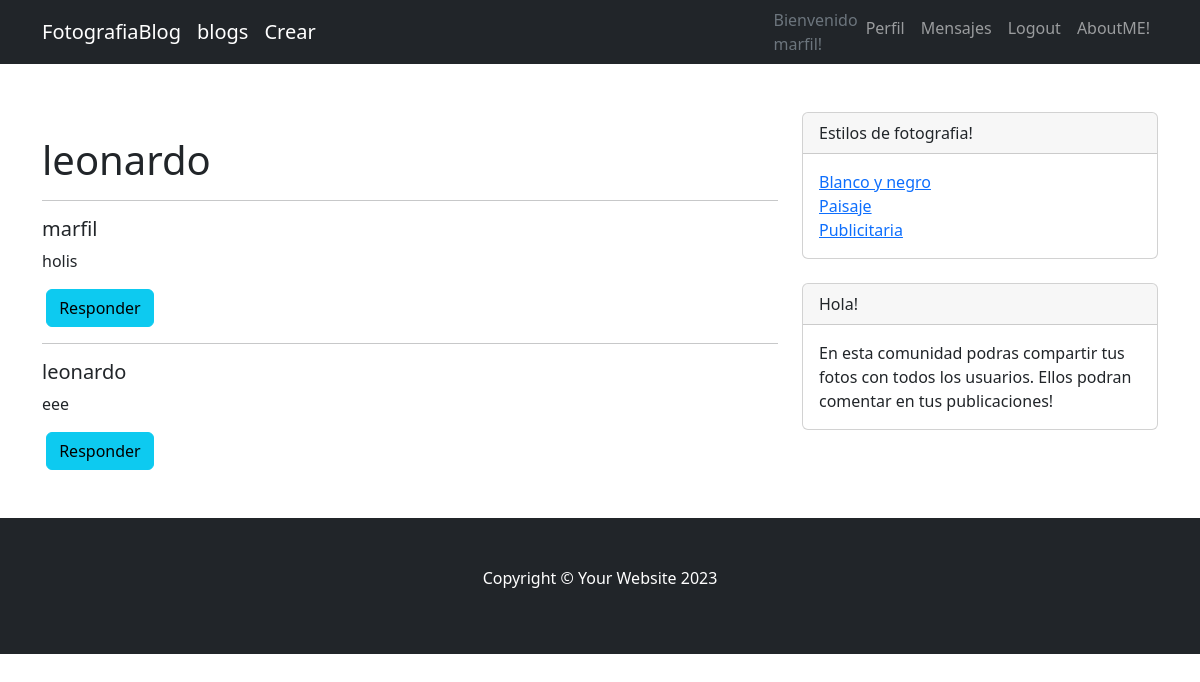
Page /AppWeb/mensajeUserDetail/1/ (signed in) on the earlier database version.
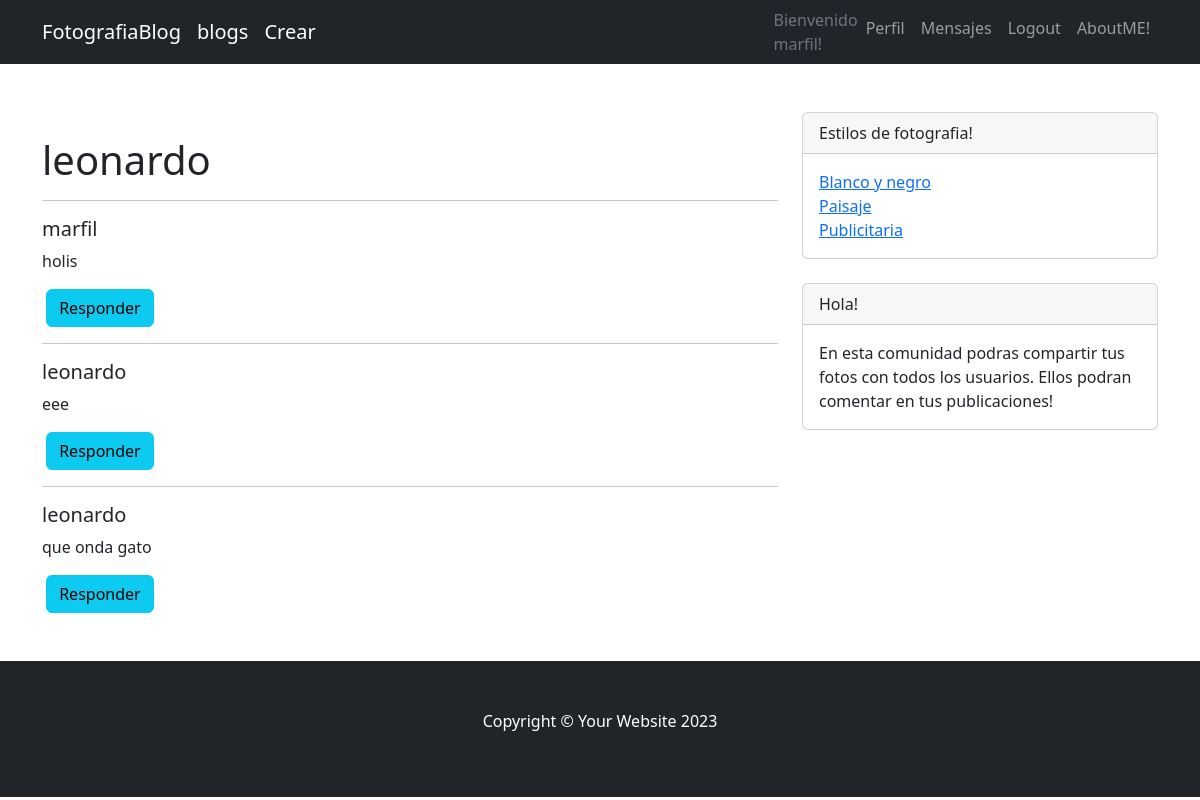
Same page on the later database version.
### AppWeb/models.py (models this page shows, shortened)
class MensajeUser(models.Model):
    user_transmitter=models.ForeignKey(User, related_name='emisor', on_delete=models.CASCADE, null=True, blank=True)
    user=models.ForeignKey(User, related_name='receptor',on_delete=models.CASCADE, null=True, blank=True)
    message=models.TextField(null=True, blank=False)
    fecha=models.DateField(auto_now_add=True)

### AppWeb/views.py (the view)
# urls.py: path('mensajeUserDetail/<pk>/', mensajeUserDetail, name="mensajeUserDetail"),
def mensajeUserDetail(request, pk):
    usertra=User.objects.get(id=pk)
    userrec=User.objects.get(id=request.user.id)
    mensajesUsers=MensajeUser.objects.all()
    return render(request,'AppWeb/mensajeUserDetail.html', {"mensajesUsers":mensajesUsers, "usertra":usertra, "userrec":userrec})

### AppWeb/templates/AppWeb/mensajeUserDetail.html (shortened to what this page needs)
{% extends "AppWeb/father.html" %}
{% load static%}
{% block link_cambiante2 %}
    <li class="nav-item"><a class="nav-link" href="{% url 'editarPerfil' %}">Perfil</a></li>
{% endblock %}
{% block titulocontenido_cambiante %}
<h1>{{ usertra }}</h1>
{% endblock %}
{% block contenido_cambiante %}
    {% for mensajeuser in mensajesUsers %}
        {% if mensajeuser.user_transmitter == usertra %}
            {% if mensajeuser.user == userrec %}
            <table>
            <hr>
            <h5>{{ mensajeuser.user_transmitter }}</h5>
            <p>{{ mensajeuser.message}}</p>
            &nbsp;<a class="btn btn-info" href="{% url 'mensajesuser' mensajeuser.user_transmitter.id %}">Responder</a>&nbsp;
            </table>
            {% endif %}
        {% endif %}
        {% if mensajeuser.user_transmitter == userrec %}
            {% if mensajeuser.user == usertra %}
                <table>
                    <hr>
                    <h5>{{ mensajeuser.user_transmitter }}</h5>
                    <p>{{ mensajeuser.message}}</p>
                    &nbsp;<a class="btn btn-info" href="{% url 'mensajesuser' mensajeuser.user_transmitter.id %}">Responder</a>&nbsp;
                </table>
            {% endif %}
        {% endif %}
    {% endfor %}
{% endblock %}

Differences in the rows shown:
added MensajeUser: user_transmitter "leonardo", message "que onda gato"
